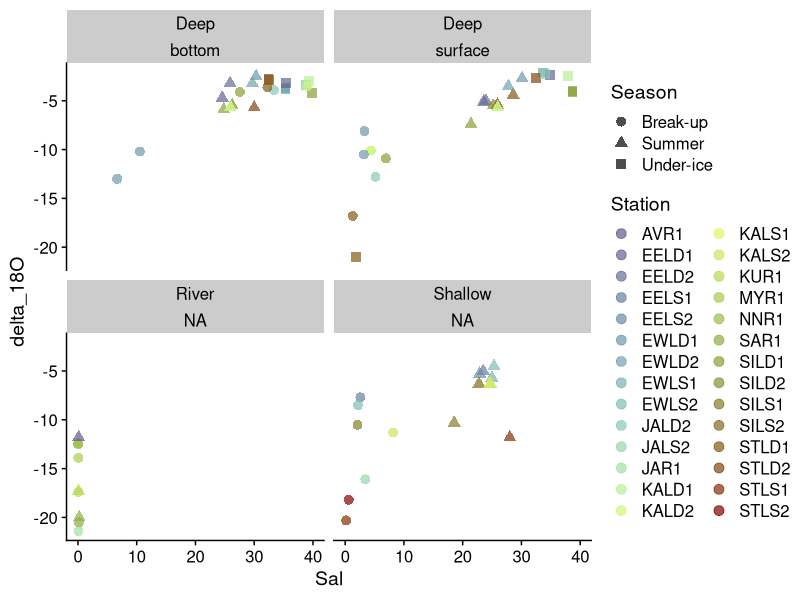
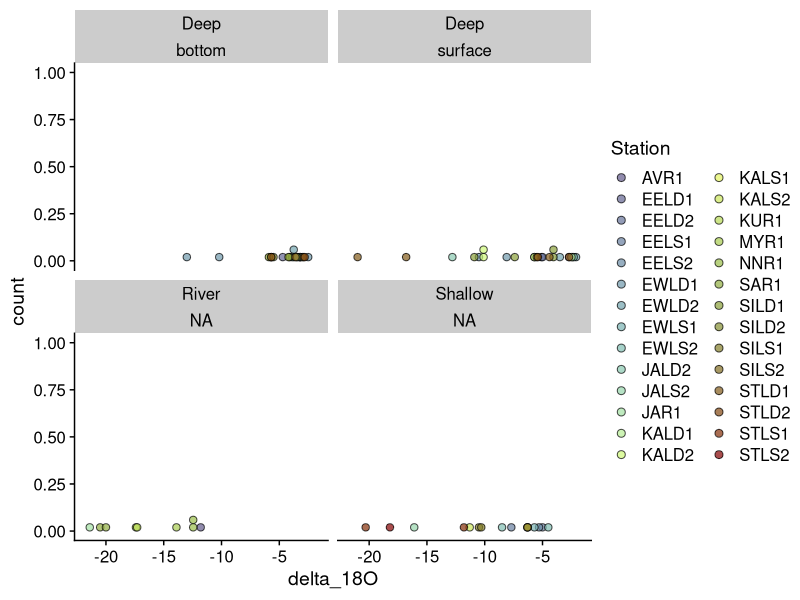
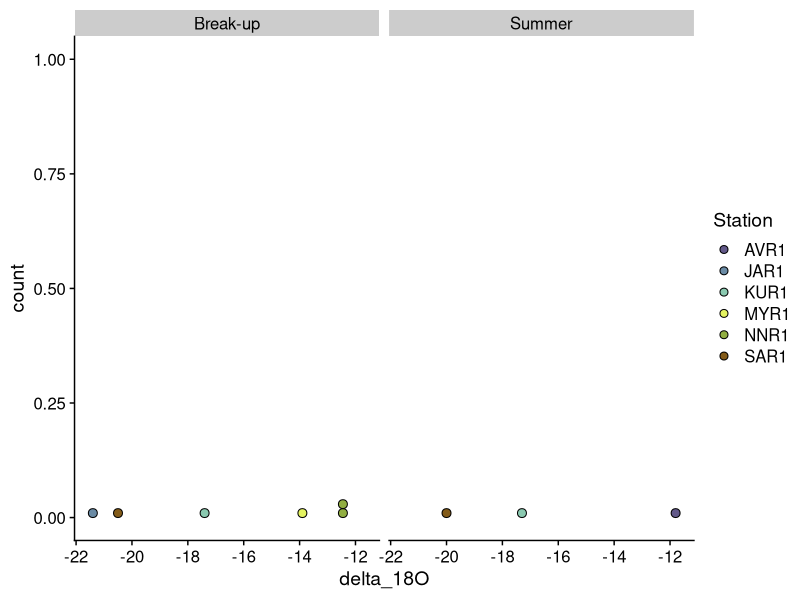
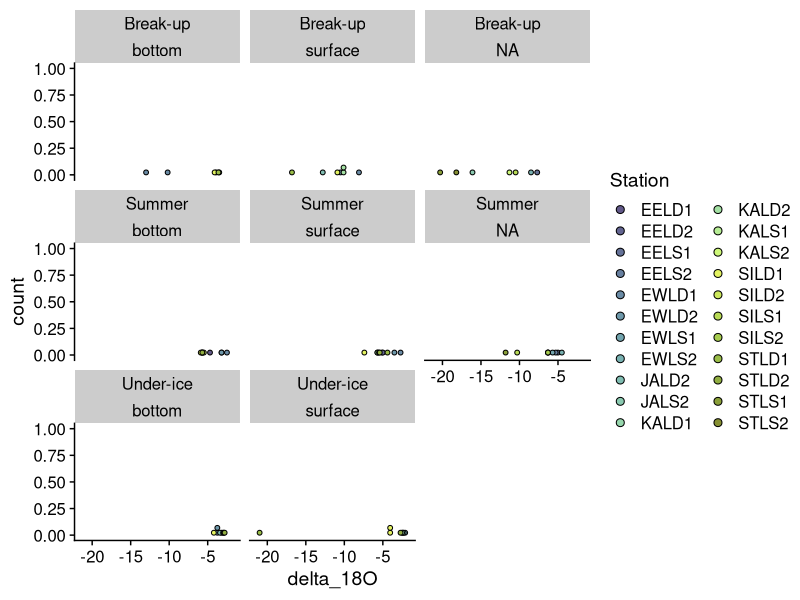
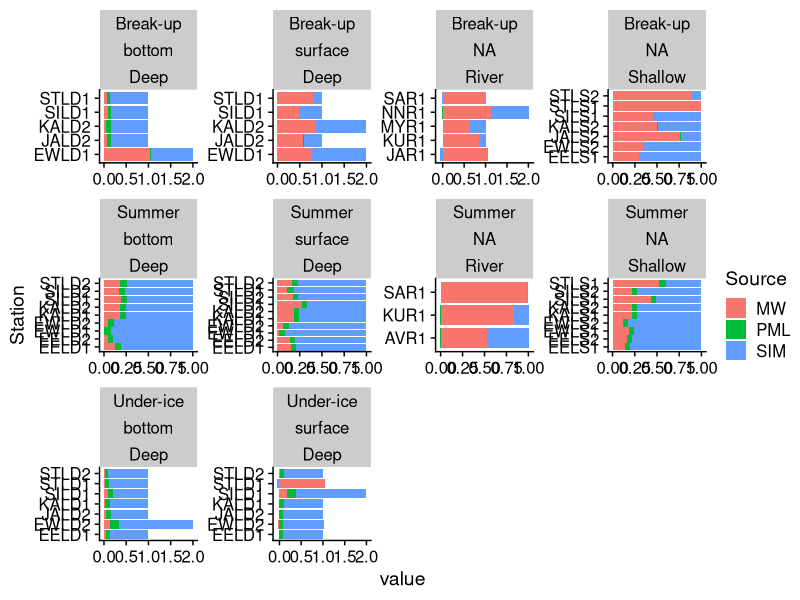
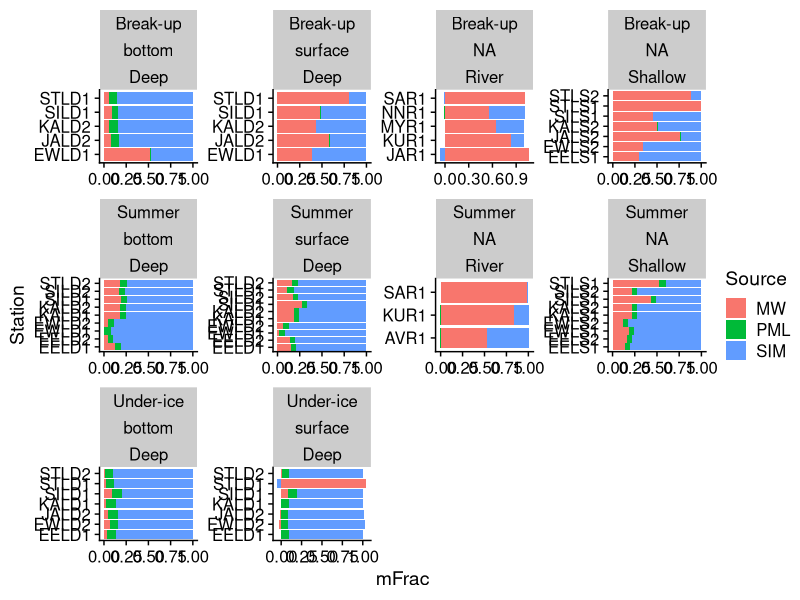

Reproduce these figures in R, in order.
## ---- chunk 1
knitr::opts_chunk$set(echo = TRUE)
library(tidyverse)
library(lubridate)
library(cowplot)
## ---- chunk 2
YSI <- read_csv("All_BLE_Sonde_Data_2018_2019.csv", col_types = cols(date_time = col_date(format = "%m/%d/%Y"))) %>% 
  rename(Date_collected=date_time)
#note; changed date of summer 2019 STL bc times near midnight and YSI was technically collected on a diff day than 18O

O18 <- read_csv("BLE LTER 18O.csv", col_types = cols(Date_collected = col_date(format = "%m/%d/%Y"))) %>% 
  arrange(Date_collected, Station)
## ---- chunk 3
input <- left_join(O18,YSI, by=c("Station"="station","Date_collected","WaterColumnDepth"="water_column_position")) %>% 
  select(Station, Date_collected, DepthCat=WaterColumnDepth, Sal=sal, delta_18O) %>% 
  mutate(Season=case_when(month(Date_collected)==7|month(Date_collected)==8 ~ "Summer",
                          month(Date_collected)==6 ~ "Break-up",
                          month(Date_collected)==4 ~ "Under-ice"),
         Habitat= case_when(grepl("R", Station) ~ "River",
                            grepl("D", Station) ~ "Deep",
                            TRUE ~"Shallow"))%>%
  drop_na(-DepthCat)

## ---- chunk 4

Pal <- c('#625989', '#636591', '#657298', '#677f9f', '#6a8ba5', '#6e98aa', '#72a4ae', '#78b1b1', '#80bdb2', '#8ac9b0', '#96d6ac', '#a4e1a4', '#b7ed95', '#cef879', '#e4f361', '#cce75b', '#b8da55', '#a7cc4f', '#9abd48', '#91ae41', '#8a9f39', '#868f32', '#847e2a', '#836d21', '#835b19', '#834710', '#842f08', '#840000')

ggplot(input, aes(Sal, delta_18O))+
  geom_point(aes(color=Station, shape=Season), size=3, alpha=.7)+
  facet_wrap(~Habitat*DepthCat)+
  scale_color_manual(values=Pal)+
  theme_cowplot()

#need to figure out WHICH June EELS2 is which

ggplot(input, aes(delta_18O))+
  geom_dotplot(aes(fill=Station, shape=Season), size=3, alpha=.7)+
  facet_wrap(~Habitat*DepthCat)+
  scale_fill_manual(values=Pal)+
  theme_cowplot()
## ---- chunk 5
input %>% filter (Habitat=="River") %>% 
  ggplot(aes(delta_18O))+
  geom_dotplot(aes(fill=Station), size=37)+
  scale_fill_manual(values=Pal[c(1,5,10,15,20,25)])+
  facet_wrap(~Season)+
  theme_cowplot()
## ---- chunk 6
input %>% filter (Habitat!="River") %>% 
  ggplot(aes(delta_18O))+
  geom_dotplot(aes(fill=Station), size=37)+
  scale_fill_manual(values=Pal)+
  facet_wrap(~Season*DepthCat)+
  theme_cowplot()
## ---- chunk 7


calc_source <- function(S, O){
  
  A <- matrix(data=c(1, 1, 1, 5, 0, 332.1, -2.4, -20.3, -3.5), nrow=3, ncol=3, byrow=TRUE)    
  b <- matrix(data=c(1, S, O), nrow=3, ncol=1, byrow=FALSE)
  
  x <- round(solve(A, b), 3)
  
  #tx <- t(x)
  
  #return(as.matrix(tx))
  return(x)
}

## ---- chunk 8

a <- matrix(ncol=3, nrow=nrow(input))
for(i in 1:nrow(input)){
  a[i,] <- calc_source(input$Sal[i], input$delta_18O[i])
}

a <- as.data.frame(a)

colnames(a)=c("SIM","MW","PML")

data <- bind_cols(input,a)




## ---- chunk 9
a2 <- as.data.frame(a, col.names=c("SIM","MW","PML"))

colnames(a2)=c("SIM","MW","PML")

data2 <- bind_cols(input,a2) %>% 
  pivot_longer(cols=SIM:PML, names_to = "Source")


ggplot(data2, aes(Station, value))+
  geom_col(aes(fill = Source), position = position_stack(reverse = TRUE)) +
  coord_flip() +
  facet_wrap(~Season*DepthCat*Habitat, scales="free")+
  theme_cowplot()
## ---- chunk 10
data_means <- bind_cols(input,a2) %>% 
  pivot_longer(cols=SIM:PML, names_to = "Source") %>% 
  group_by(Station, DepthCat, Habitat, Season, Source) %>% 
  summarize(mFrac=mean(value))

ggplot(data_means, aes(Station, mFrac))+
  geom_col(aes(fill = Source), position = position_stack(reverse = TRUE)) +
  coord_flip() +
  facet_wrap(~Season*DepthCat*Habitat, scales="free")+
  theme_cowplot()
## ---- chunk 11
input %>% filter(Habitat=="River") %>% 
  group_by(Station) %>% 
  summarize(mSal=mean(Sal))
